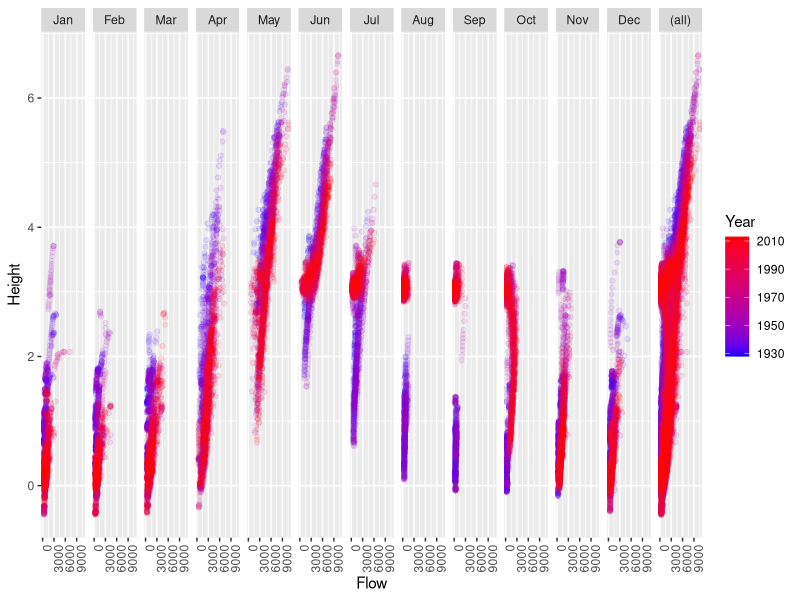

The R script that drew this image: (Note: this script raises an error after producing the figure.)
setwd('~/Dropbox/code/priest-lake')
library(lubridate)
library(ggplot2)
library(plyr)
library(scales)
rm(list=ls())
flow <- read.csv('data/flow-d3.csv', as.is=T)
height <- read.csv('data/height-d3.csv', as.is=T)
d <- join(height, flow, by="Date", type="full")


# parse dates
d$Date <- as.Date(d$Date)
d$Year <- year(d$Date)
d$Month <- month(d$Date, label=T)
d$YearMonth <- paste(d$Year, d$Month, sep="-")

ggplot(subset(d, Year>1927), aes(y=Height, x=Flow, color=Year)) + 
  geom_point(alpha=0.1) +
  scale_color_continuous(low="blue", high="red") +
  facet_grid(. ~ Month, margins=T) + 
  theme_grey() + 
  theme(
    axis.text.x = element_text(angle = 90, hjust = 1)
  )

d$Year
d[d$Year==year,]
# aggregate
plyfx_yrmo <- function(x) {
  data.frame(avg_month=mean(x$height[!is.na(x$height)]))
}
plyfx_yr <- function(x) {
  data.frame(avg_year=mean(x$height[!is.na(x$height)]))
}
avg_month <- ddply(d, 'year_month', plyfx_yrmo)
avg_year <- ddply(d, 'year', plyfx_yr)

d <- join(avg_month, d, by="year_month", type="right")
d <- join(avg_year, d, by="year", type="right")


ggplot(d, aes(x=datetime, y=height)) + geom_line(color="steelblue", alpha=0.5) +
  geom_line(aes(y=avg_year), color="tomato", size=1.5) + 
  ylab('Gage Height') + 
  xlab('Date') + 
  scale_x_date(
    labels = date_format("%Y"),
    breaks=date_breaks(width="5 years")
  ) +
  labs(title="Priest Lake Gage Height by Day, 1928 - 2013") + 
  theme_minimal()
  
